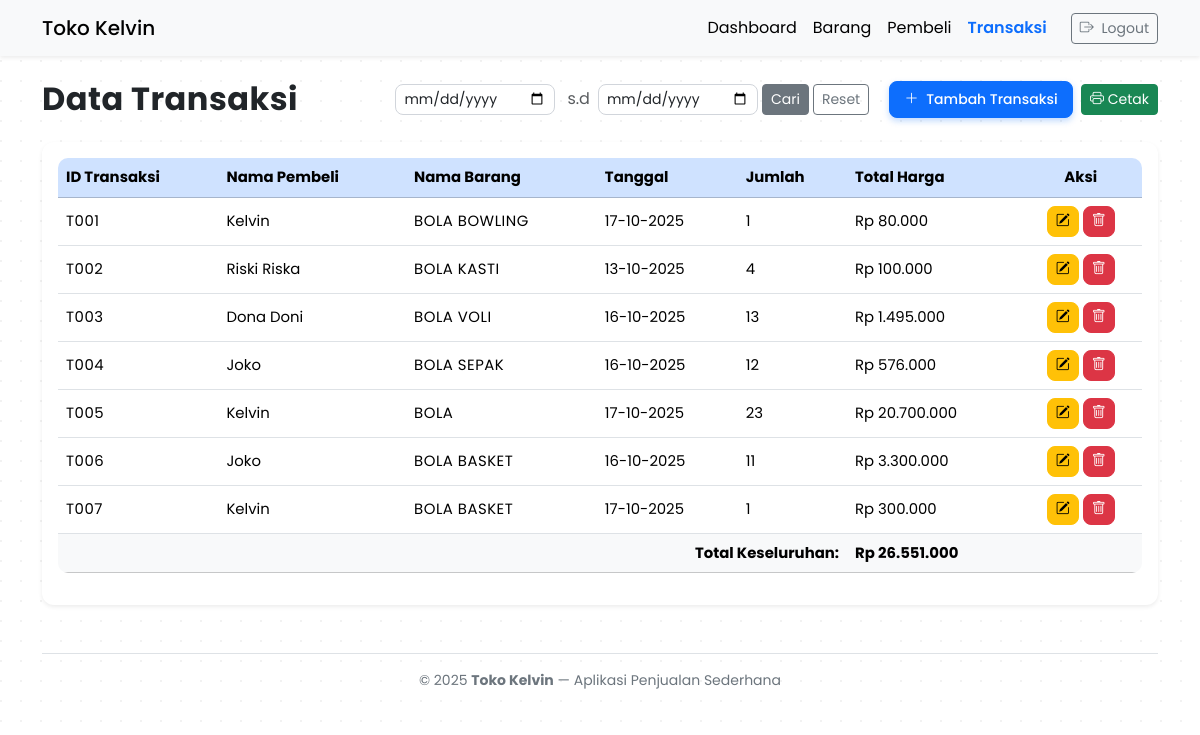
The page /public/transaksi.php on the database its author committed.
### tables this page shows
CREATE TABLE `transaksi` (
  `id_transaksi` varchar(25) NOT NULL,
  `id_pembeli` varchar(25) NOT NULL,
  `id_barang` varchar(25) NOT NULL,
  `jumlah` int(11) NOT NULL CHECK (`jumlah` > 0),
  `total_harga` decimal(10,2) NOT NULL,
  `tanggal` date NOT NULL DEFAULT curdate()
);

CREATE TABLE `pembeli` (
  `id_pembeli` varchar(25) NOT NULL,
  `nama_pembeli` varchar(100) NOT NULL,
  `alamat` text NOT NULL,
  `no_hp` varchar(15) NOT NULL
);

CREATE TABLE `barang` (
  `id_barang` varchar(25) NOT NULL,
  `nama_barang` varchar(100) NOT NULL,
  `harga` decimal(10,2) NOT NULL CHECK (`harga` >= 0),
  `stok` int(11) NOT NULL CHECK (`stok` >= 0)
);

### public/transaksi.php (the view, shortened to what this page needs)
<?php
require_once __DIR__ . '/../config/database.php';
include __DIR__ . '/../includes/header.php';
$tgl_awal  = $_GET['tgl_awal'] ?? '';
$tgl_akhir = $_GET['tgl_akhir'] ?? '';
$where = '';
?>
<div class="d-flex justify-content-between align-items-center mb-4 flex-wrap">
  <h2 class="text-dark mb-2 mb-md-0">Data Transaksi</h2>
  <div class="d-flex align-items-center gap-2 flex-wrap">
    <form class="d-flex align-items-center" method="get" action="transaksi.php">
      <input type="date" name="tgl_awal" value="<?= htmlspecialchars($tgl_awal) ?>" class="form-control form-control-sm me-1" style="width:160px;">
      <span class="mx-2 text-muted">s.d</span>
      <input type="date" name="tgl_akhir" value="<?= htmlspecialchars($tgl_akhir) ?>" class="form-control form-control-sm me-1" style="width:160px;">
      <button type="submit" class="btn btn-sm btn-secondary me-1">Cari</button>
      <a href="transaksi.php" class="btn btn-sm btn-outline-secondary me-1">Reset</a>
    </form>
    <button class="btn btn-primary btn-sm ms-2" data-bs-toggle="modal" data-bs-target="#modalTambah">
      <i class="bi bi-plus-lg me-1"></i> Tambah Transaksi
    </button>
    <button type="button" class="btn btn-sm btn-success" onclick="window.print()">
      <i class="bi bi-printer"></i> Cetak
    </button>
  </div>
</div>
<?php
$result = $conn->query("
    SELECT
        t.id_transaksi,
        p.nama_pembeli,
        b.nama_barang,
        t.jumlah,
        t.total_harga,
        t.tanggal
    FROM transaksi t
    JOIN pembeli p ON t.id_pembeli = p.id_pembeli
    JOIN barang b ON t.id_barang = b.id_barang
    $where
    ORDER BY t.id_transaksi ASC
");
?>
<div class="card border-0 shadow-sm">
  <div class="card-body">
    <div class="table-responsive">
      <table class="table table-hover align-middle">
        <thead class="table-primary">
          <tr>
            <th>ID Transaksi</th>
            <th>Nama Pembeli</th>
            <th>Nama Barang</th>
            <th>Tanggal</th>
            <th>Jumlah</th>
            <th>Total Harga</th>
            <th class="text-center no-print">Aksi</th>
          </tr>
        </thead>
        <tbody>
          <?php
          $total_semua = 0;
          if ($result && $result->num_rows > 0):
            while ($row = $result->fetch_assoc()):
              $total_semua += $row['total_harga'];
          ?>
          <tr>
            <td class="text-uppercase"><?= $row['id_transaksi'] ?></td>
            <td><?= $row['nama_pembeli'] ?></td>
            <td class="text-uppercase"><?= $row['nama_barang'] ?></td>
            <td><?= date('d-m-Y', strtotime($row['tanggal'])) ?></td>
            <td><?= $row['jumlah'] ?></td>
            <td>Rp <?= number_format($row['total_harga'], 0, ',', '.') ?></td>
            <td class="text-center no-print">
              <button class="btn btn-sm btn-warning" data-bs-toggle="modal" data-bs-target="#editModal<?= $row['id_transaksi'] ?>">
                <i class="bi bi-pencil-square"></i>
              </button>
              <a href="?hapus=<?= $row['id_transaksi'] ?>" class="btn btn-sm btn-danger" onclick="return confirm('Hapus transaksi ini?')">
                <i class="bi bi-trash"></i>
              </a>
            </td>
          </tr>
          <?php endwhile; ?>
          <tr class="table-light fw-bold">
            <td colspan="5" class="text-end">Total Keseluruhan:</td>
            <td colspan="2">Rp <?= number_format($total_semua, 0, ',', '.') ?></td>
          </tr>
          <?php else: ?>
          <tr><td colspan="7" class="text-center text-muted py-3">Belum ada transaksi tercatat.</td></tr>
          <?php endif; ?>
        </tbody>
      </table>
    </div>
  </div>
</div>
<?php include __DIR__ . '/../includes/footer.php'; ?>

### style.css (style rules this page uses)
body { background: linear-gradient(135deg, #f0f9ff, #e0f2fe); background-image: radial-gradient(circle at 1px 1px, rgba(0,0,0,0.05) 1px, transparent 0); background-size: 20px 20px; font-family: 'Poppins', sans-serif; }
h2.text-dark { font-weight: 700; letter-spacing: 0.5px; }
.btn-primary.btn-sm { border-radius: 8px; font-weight: 500; padding: 0.45rem 0.9rem; box-shadow: 0 3px 6px rgba(13, 110, 253, 0.25); }
.table { border-radius: 10px; overflow: hidden; }
.table td, .table th { vertical-align: middle; font-size: 0.93rem; }
.table td.text-uppercase { letter-spacing: 0.5px; }
.card { border-radius: 12px; transition: all 0.2s ease-in-out; }
.btn-warning, .btn-danger { border-radius: 8px; transition: all 0.25s ease; }
.card.border-0.shadow-sm { border-radius: 12px; box-shadow: 0 5px 12px rgba(0, 0, 0, 0.05); transition: all 0.25s ease; }
.form-control { border-radius: 8px; border: 1px solid #d1d5db; transition: all 0.2s ease; }

### rows shown on the page
transaksi: id_transaksi "T001", id_pembeli.nama_pembeli "Kelvin", id_barang.nama_barang "BOLA BOWLING", tanggal "17-10-2025", jumlah "1", total_harga "80.000"
transaksi: id_transaksi "T002", id_pembeli.nama_pembeli "Riski Riska", id_barang.nama_barang "BOLA KASTI", tanggal "13-10-2025", jumlah "4", total_harga "100.000"
transaksi: id_transaksi "T003", id_pembeli.nama_pembeli "Dona Doni", id_barang.nama_barang "BOLA VOLI", tanggal "16-10-2025", jumlah "13", total_harga "1.495.000"
transaksi: id_transaksi "T004", id_pembeli.nama_pembeli "Joko", id_barang.nama_barang "BOLA SEPAK", tanggal "16-10-2025", jumlah "12", total_harga "576.000"
transaksi: id_transaksi "T005", id_pembeli.nama_pembeli "Kelvin", id_barang.nama_barang "BOLA", tanggal "17-10-2025", jumlah "23", total_harga "20.700.000"
transaksi: id_transaksi "T006", id_pembeli.nama_pembeli "Joko", id_barang.nama_barang "BOLA BASKET", tanggal "16-10-2025", jumlah "11", total_harga "3.300.000"
transaksi: id_transaksi "T007", id_pembeli.nama_pembeli "Kelvin", id_barang.nama_barang "BOLA BASKET", tanggal "17-10-2025", jumlah "1", total_harga "300.000"

### other values the page prints
$total_semua "26.551.000"
